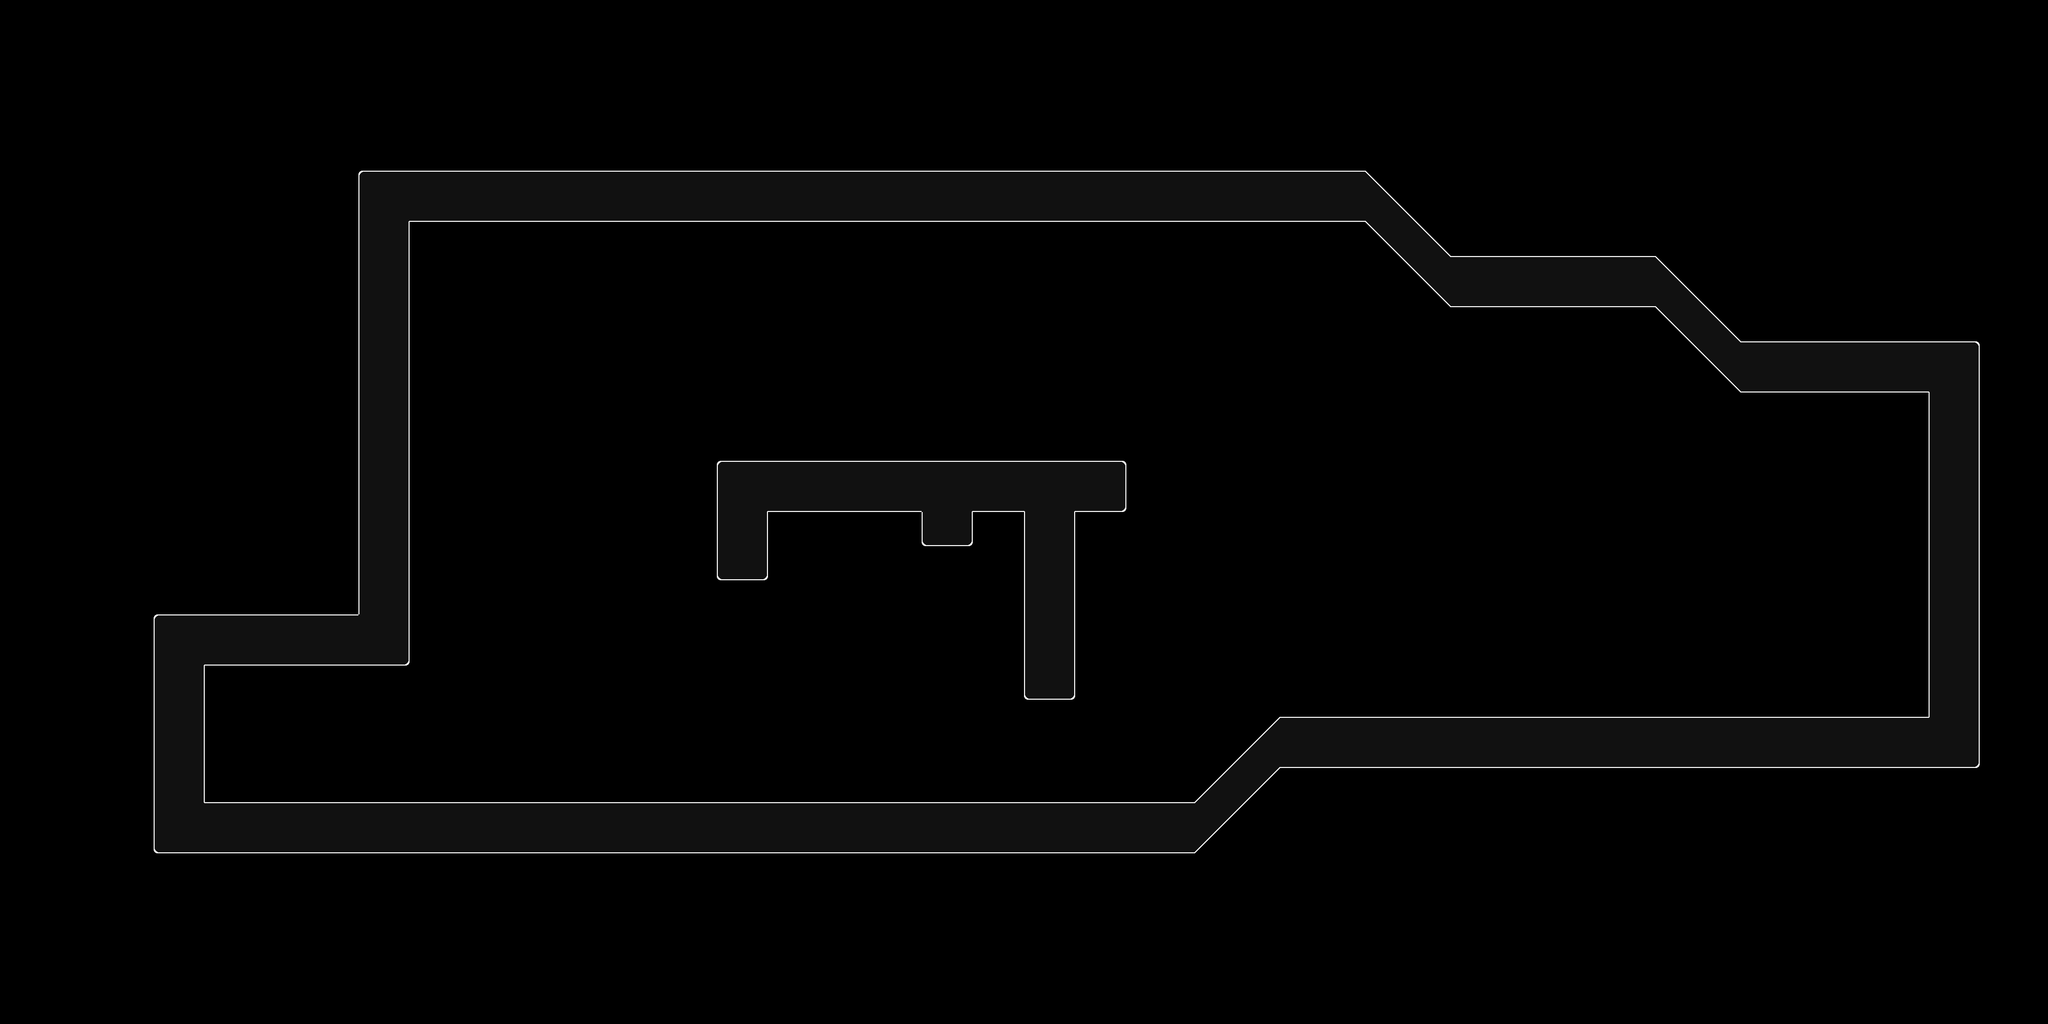

This game map was drawn from its Tiled (.tmx) file and the tilesets committed beside it. A one-line description and the trimmed map source follow:
An orthogonal 120x60 tile map with 32x32 px tiles, 1 tile layer (Tile Layer 1), 2 tilesets and 63 objects (8x PrefabLeverActivate, 6x Dummy, 4x Platform, 3x Destr_Obj, 3x Dropthrough, ...).

<map version="1.10" tiledversion="1.11.0" orientation="orthogonal" renderorder="right-down" compressionlevel="0" width="120" height="60" tilewidth="32" tileheight="32" infinite="0" nextlayerid="4" nextobjectid="185">
 <properties>
  <property name="customShader" type="bool" value="true" />
  <property name="music" value="EXTRA_ROOM" />
 </properties>
 <tileset firstgid="1" source="main_0.tsx" />
 <tileset firstgid="25" source="main.tsx" />
 <layer id="1" name="Tile Layer 1" width="120" height="60">
  <data>[7200 cells, 939 non-empty, 17 distinct tile ids]</data>
 </layer>
 <objectgroup id="2" name="collision-layer">
  <object id="74" x="1344" y="608">
   <polyline points="0,-192 1216,-192 1376,-32 1760,-32 1920,128 2272,128 2272,736 1056,736 896,896 -960,896 -960,640 -576,640 -576,-192 0,-192" />
  </object>
  <object id="79" x="1344" y="1088">
   <polyline points="0,0 96,0 96,-128 384,-128 384,-64 480,-64 480,-128 576,-128 576,224 672,224 672,-128 768,-128 768,-224 0,-224 0,0" />
  </object>
 </objectgroup>
 <objectgroup id="3" name="event-layer">
  <object id="10" name="TouchPortal" type="TouchPortal" x="1152" y="512" width="96" height="96">
   <properties>
    <property name="triggeredId" value="portal2" />
    <property name="triggeringId" value="portal1" />
   </properties>
  </object>
  <object id="11" name="TouchPortal" type="TouchPortal" x="864" y="512" width="96" height="96">
   <properties>
    <property name="triggeredId" value="portal1" />
    <property name="triggeringId" value="portal2" />
   </properties>
  </object>
  <object id="12" name="Prefab" type="PrefabWeapon" x="1440" y="1408" width="96" height="96">
   <properties>
    <property name="prefabId" value="Weapon" />
    <property name="triggeredId" value="w1" />
   </properties>
  </object>
  <object id="16" name="Destr_Obj" type="Destr_Obj" x="2400" y="1280" width="64" height="64" />
  <object id="37" name="Current" type="Current" x="2496" y="1184" width="160" height="160">
   <properties>
    <property name="currentX" type="float" value="0" />
    <property name="currentY" type="float" value="3" />
   </properties>
  </object>
  <object id="42" name="Dropthrough" type="Dropthrough" x="768" y="1024" width="576" height="8" />
  <object id="44" name="Prefab" type="PrefabSpawnerUnlock" x="1472" y="1120" width="96" height="96">
   <properties>
    <property name="name" value="RING_OF_TESTING" />
    <property name="prefabId" value="SpawnerUnlock" />
    <property name="triggeredId" value="u1" />
    <property name="type" value="ARTIFACT" />
   </properties>
  </object>
  <object id="45" name="Dropthrough" type="Dropthrough" x="1440" y="1216" width="480" height="8" />
  <object id="48" name="Prefab" type="PrefabSpawnerUnlock" x="1728" y="1120" width="96" height="96">
   <properties>
    <property name="name" value="ANCHOR_SMASH" />
    <property name="prefabId" value="SpawnerUnlock" />
    <property name="triggeredId" value="u3" />
    <property name="type" value="ACTIVE" />
   </properties>
  </object>
  <object id="49" name="Prefab" type="PrefabSpawnerUnlock" x="1600" y="1120" width="96" height="96">
   <properties>
    <property name="name" value="MORAYGUN" />
    <property name="prefabId" value="SpawnerUnlock" />
    <property name="triggeredId" value="u2" />
    <property name="type" value="EQUIP" />
   </properties>
  </object>
  <object id="51" name="Multitrigger" type="Multitrigger" x="352" y="1056" width="32" height="32">
   <properties>
    <property name="triggeredId" value="playerStart" />
    <property name="triggeringId" value="objectiveTest,bounds1,bounds2" />
   </properties>
  </object>
  <object id="52" name="Prefab" type="PrefabWeapon" x="1632" y="1408" width="96" height="96">
   <properties>
    <property name="prefabId" value="Weapon" />
    <property name="triggeredId" value="w2" />
   </properties>
  </object>
  <object id="54" name="Sensor" type="Sensor" x="1472" y="1280" width="32" height="32">
   <properties>
    <property name="align" value="CENTER_STRETCH" />
    <property name="hbox" type="bool" value="true" />
    <property name="player" type="bool" value="false" />
    <property name="sprite" value="ORB_RED" />
    <property name="triggeringId" value="w1" />
   </properties>
  </object>
  <object id="55" name="Sensor" type="Sensor" x="1664" y="1280" width="32" height="32">
   <properties>
    <property name="align" value="CENTER_STRETCH" />
    <property name="hbox" type="bool" value="true" />
    <property name="player" type="bool" value="false" />
    <property name="sprite" value="ORB_RED" />
    <property name="triggeringId" value="w2" />
   </properties>
  </object>
  <object id="57" name="Platform" type="Platform" x="1376" y="416" width="32" height="448">
   <properties>
    <property name="enemy" type="bool" value="false" />
    <property name="event" type="bool" value="false" />
    <property name="player" type="bool" value="false" />
    <property name="sprite" value="NOTHING" />
   </properties>
  </object>
  <object id="59" name="Prefab" type="PrefabDoor" x="1920" y="1312" width="96" height="192">
   <properties>
    <property name="prefabId" value="Door" />
    <property name="speed" type="float" value="7.5" />
    <property name="triggeredId" value="door1" />
    <property name="yDisplace" type="int" value="7" />
   </properties>
  </object>
  <object id="60" name="Poison" type="Poison" x="2848" y="1216" width="128" height="128">
   <properties>
    <property name="damage" type="float" value="0.25" />
   </properties>
  </object>
  <object id="62" name="Destr_Obj" type="Destr_Obj" x="2400" y="1216" width="64" height="64" />
  <object id="63" name="Destr_Obj" type="Destr_Obj" x="2400" y="1152" width="64" height="64" />
  <object id="66" name="Prefab" type="PrefabSpawnerTriggered" x="864" y="1408" width="96" height="96">
   <properties>
    <property name="power" type="float" value="100" />
    <property name="prefabId" value="SpawnerTriggered" />
    <property name="triggeredId" value="fuel1" />
    <property name="type" type="int" value="1" />
   </properties>
  </object>
  <object id="67" name="Prefab" type="PrefabSpawnerTriggered" x="1120" y="1408" width="96" height="96">
   <properties>
    <property name="power" type="float" value="100" />
    <property name="prefabId" value="SpawnerTriggered" />
    <property name="triggeredId" value="hp1" />
    <property name="type" type="int" value="0" />
   </properties>
  </object>
  <object id="68" name="Prefab" type="PrefabLeverActivate" x="992" y="1408" width="96" height="96">
   <properties>
    <property name="prefabId" value="LeverActivate" />
    <property name="triggeringId" value="fuel1" />
   </properties>
  </object>
  <object id="69" name="Prefab" type="PrefabLeverActivate" x="1248" y="1408" width="96" height="96">
   <properties>
    <property name="prefabId" value="LeverActivate" />
    <property name="triggeringId" value="hp1" />
   </properties>
  </object>
  <object id="70" name="Platform" type="Platform" x="2752" y="1056" width="416" height="32">
   <properties>
    <property name="event" type="bool" value="true" />
    <property name="player" type="bool" value="true" />
    <property name="triggeredId" value="mplat1" />
   </properties>
  </object>
  </objectgroup>
</map>
<!-- 37 of 63 objects omitted -->
